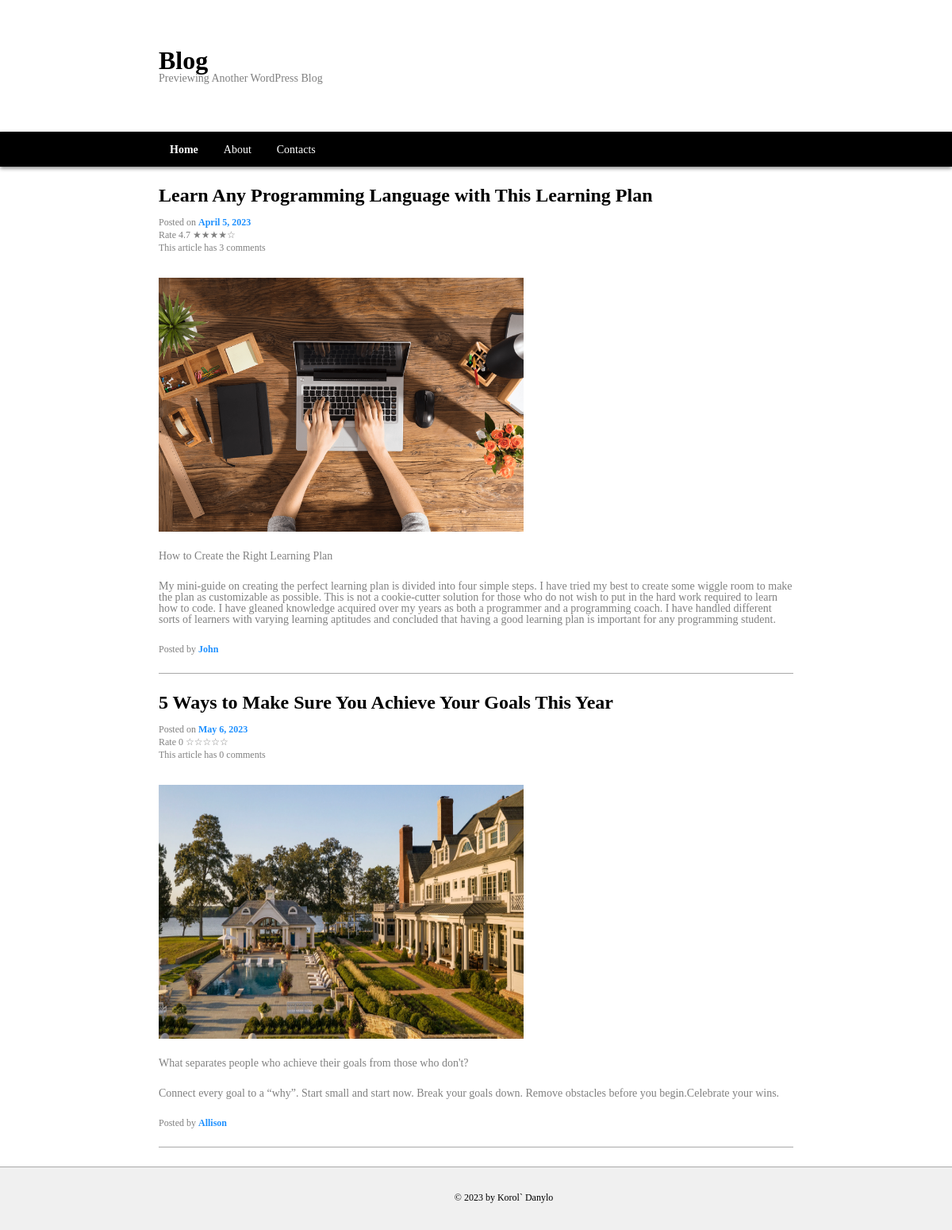
Page /webroot/index.php on the committed database.
### tables this page shows
CREATE TABLE articles (
      id INTEGER NOT NULL PRIMARY KEY AUTOINCREMENT,
      date TEXT NOT NULL,
      title TEXT NOT NULL,
      img TEXT NOT NULL,
      info TEXT NOT NULL,
      description TEXT NOT NULL,
      author TEXT NOT NULL
    );

### inc/functions.php (called while the page is built, shortened)
<?php
function getConnection(): PDO
{
  try {
    return new PDO('sqlite:../blog.sqlite');
  } catch (PDOException $e) {
    http_response_code(500);
    exit();
  }
}
function getArticles(): array
{
  $pdo = getConnection();
  $sql =
    'SELECT articles.*, AVG(comments.rate) avg_rate, COUNT(comments.id) comments_count
    FROM articles LEFT JOIN comments ON articles.id = comments.article_id
    GROUP BY articles.id';
  $result = $pdo->query($sql)->fetchAll(PDO::FETCH_ASSOC);
  return $result;
}

### inc/article.php (the view)
<?php
$tag = 'Home' === $currentPage ? 'h2' : 'h1';
$url = 'article.php?id=' . $article['id'];
$rate = round(($article['avg_rate'] ?? 0) * 10) / 10;
$rate_by_star = str_repeat('&#9733', (int) ($rate)) . str_repeat('&#9734', 5 - (int) ($rate));
$comments_count = $article['comments_count'] ?? 0;
?>
<article class='blog-article'>
  <header>
    <a href=<?= $url ?>>
      <<?= $tag ?> class="title-article"><?= $article['title']; ?></<?= $tag ?>>
    </a>
  </header>
  <div class='posted'>
    Posted on <span class='posted__date'>
      <?= $date = DateTime::createFromFormat('Y-m-d', $article['date'])->format('F j, Y') ?>
    </span>
  </div>
  <div class='rate'>
    Rate
    <?= $rate ?>
    <?= $rate_by_star ?>
  </div>
  <div class='comments-count'>
    This article has
    <?= $comments_count ?> comments
  </div>
  <img src='../assets/<?= $article['img'] ?>' alt=<?= $article['img'] ?>>
  <div class='info'>
    <?= $article['info']; ?>
  </div>
  <div class='description'>
    <?= $article['description']; ?>
  </div>
  <footer>
    Posted by <span class='author'>
      <?= $article['author'] ?>
    </span>
  </footer>
</article>

### webroot/index.php (shortened to what this page needs)
<?php
$currentPage = "Home";
require_once "../inc/functions.php";
$articles = getArticles();
?>
<!DOCTYPE html>
<html lang="en">
<?php require("../inc/head.php"); ?>
<body>
    <?php require("../inc/header.php") ?>
    <main>
        <?php foreach ($articles as $article) {
            require("../inc/article.php");
        } ?>
    </main>
    <?php require('../inc/footer.php'); ?>
</body>
</html>

### inc/head.php (shortened to what this page needs)
<head>
  <link rel="stylesheet" href="../css/reset.css">
  <link rel="stylesheet" href="../css/styles.css">
</head>

### inc/header.php
<?php
$tag = $currentPage === "Home" ? "h1" : "div";
?>
<header class="blog-header">
  <div class="title">
    <<?=$tag?> class="name">
      Blog
    </<?=$tag?>>
    <div class="subtitle">
      Previewing Another WordPress Blog
    </div>
  </div>
  <nav>
      <ul>
        <li><a href="index.php" <?php if ($currentPage === 'Home') echo 'class="current"' ?>>Home</a></li>
        <li><a href="about.php" <?php if ($currentPage === 'About') echo 'class="current"' ?>>About</a></li>
        <li><a href="contacts.php" <?php if ($currentPage === 'Contacts') echo 'class="current"' ?>>Contacts</a></li>
      </ul>
    </nav>
  </header>

### inc/footer.php
<footer class="blog-footer">
	©
	<?= date('Y') ?> by Korol` Danylo
</footer>

### css/styles.css (style rules this page uses)
.name { font-size: 32px; font-weight: bold; }
.title { padding: 60px 0px; margin-left: auto; margin-right: auto; max-width: 800px; }
.subtitle { font-size: 14px; color: gray; font-weight: lighter; }
.blog-header nav { background-color: black; box-shadow: 0px 2px 5px gray; color: white; padding: 14px 0px; }
.blog-header li { display: inline-block; }
.blog-header ul { margin-left: auto; margin-right: auto; max-width: 800px; }
.blog-header a { font-size: 14px; padding: 14px; }
.blog-header a.current { font-weight: bold; }
main { max-width: 800px; margin-left: auto; margin-right: auto; margin-top: 24px; }
.blog-article { padding-bottom: 24px; border-bottom: 1px solid darkgray; margin-bottom: 24px; }
.title-article, .about-article header h2, .contacts-article header h2 { font-size: 24px; font-weight: bold; padding-bottom: 16px; }
.blog-article .posted { font-size: 12px; color: gray; margin-bottom: 4px; }
.blog-article .rate { margin-bottom: 4px; font-size: 12px; color: gray; }
.blog-article .comments-count { font-size: 12px; color: gray; margin-bottom: 32px; }
.blog-article .posted__date { color: dodgerblue; font-weight: bold; }
.blog-article img { width: 460px; height: 320px; }
.blog-article .info, .blog-article .description, .blog-article footer { padding-top: 24px; font-size: 14px; color: gray; }
.blog-article footer { font-size: 12px; }
.blog-article .author { color: dodgerblue; font-weight: bold; }
.blog-footer { padding-top: 32px; padding-left: 70px; text-align: center; height: 80px; font-size: 12px; background-color:rgb(240, 240, 240); border-top: 1px solid darkgray; }

### rows in the picture
articles: title "Learn Any Programming Language with This Learning Plan", date "April 5, 2023", rate "4.7", rate_by_star "★★★★☆", comments_count "3", img (picture), info "How to Create the Right Learning Plan", description "My mini-guide on creating the perfect learning plan is divided into four simple steps. I have tried my best to create some wiggle room to make the plan as customizable as possible. This is not a cookie-cutter solution for those who do not wish to put in the hard work required to learn how to code. I have gleaned knowledge acquired over my years as both a programmer and a programming coach. I have handled different sorts of learners with varying learning aptitudes and concluded that having a good learning plan is important for any programming student.", author "John"
articles: title "5 Ways to Make Sure You Achieve Your Goals This Year", date "May 6, 2023", rate "0", rate_by_star "☆☆☆☆☆", comments_count "0", img (picture), info "What separates people who achieve their goals from those who don't?", description "Connect every goal to a “why”. Start small and start now. Break your goals down. Remove obstacles before you begin.Celebrate your wins.", author "Allison"
